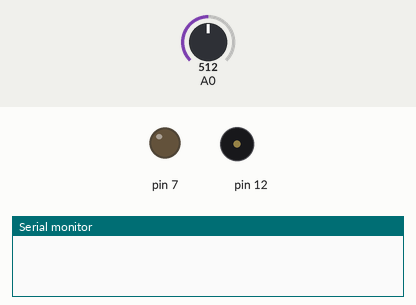
Bench run of a sketch on a simulated Arduino Uno, built with avr-gcc and run on an emulated ATmega328P. Shown: output pins drawn as LEDs (lit = HIGH), buzzer (waves = sounding), the last lines printed to the serial monitor. The inputs (shaded band) are chosen by the test bench; at power-on: A0 = 512.

Above: at 1.2 s.
At 9.2 s:
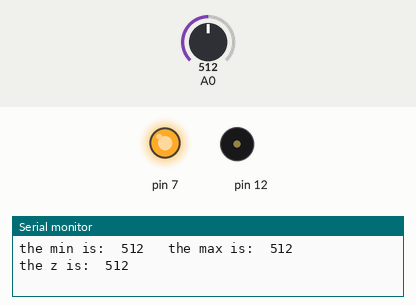
Timing chart, 0 to 10.7 s (numbered marks = the images above):
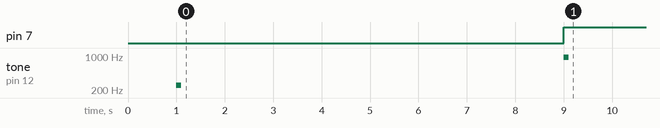

The sketch:

amin_max_led_senser_20.ino
```cpp
int x=0,z=0;
int max=0;
int min=1023;
void setup() {
Serial.begin(9600);
pinMode(7,OUTPUT);
pinMode(12,OUTPUT);
delay(1000);
tone(12,250,100);
while(millis()<9000){
x=analogRead(A0);
max=max(max,x);
min=min(min,x);}
tone(12,950,100);
Serial.print("the min is:  ");
Serial.print(min);
Serial.print("   ");
Serial.print("the max is:  ");
Serial.println(max);
z=min+max;
z=z/2;
Serial.print("the z is:  ");
Serial.print(z);
}
void loop() {
x=analogRead(A0);
if (x>z)
{digitalWrite(7,LOW);}
else
{digitalWrite(7,HIGH);}
}
```

Measured:
- by itself, pin 7: LOW → HIGH at 9.0 s
- by itself, tone on pin 12: silent → 250 Hz at 1.0 s, → silent 0.10 s later, → 950 Hz 7.9 s later, → silent 0.10 s later
